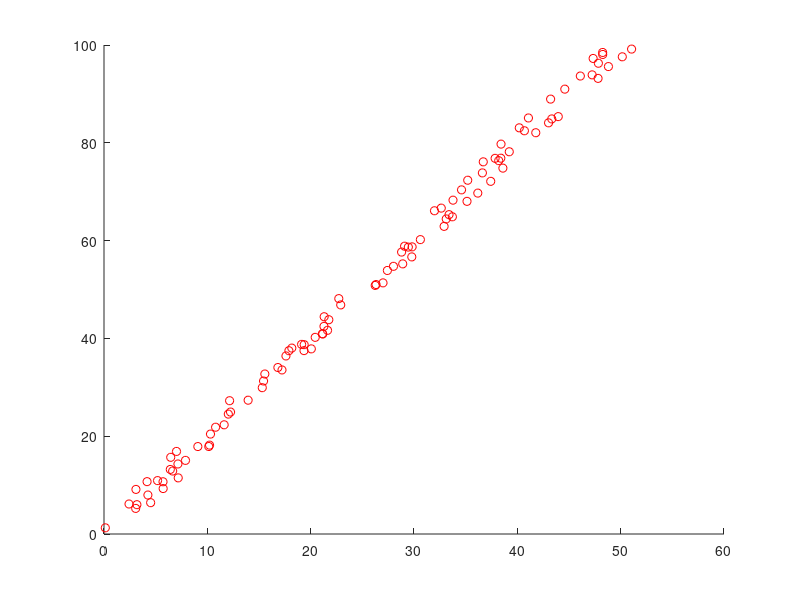

Source code (MATLAB): (Note: this script raises an error after producing the figure.)
clear;
clc;
close all;

m = 100;
n = 1;
x = zeros(m, n);
y = zeros(m, 1);
% y = 2x1 - 5x2
ind = 1;
while ind <=m
	x1 = rand(1)*100;
	y1 = rand(1)*100;
	if abs(2*x1 - y1) <= 3
		x(ind, 1) = x1;
		y(ind) = y1;
		ind = ind + 1;
	end
end

h = scatter(x(:, 1), y,'r')

[w] = linearregression(x, y, 0.0001, 10);
w
